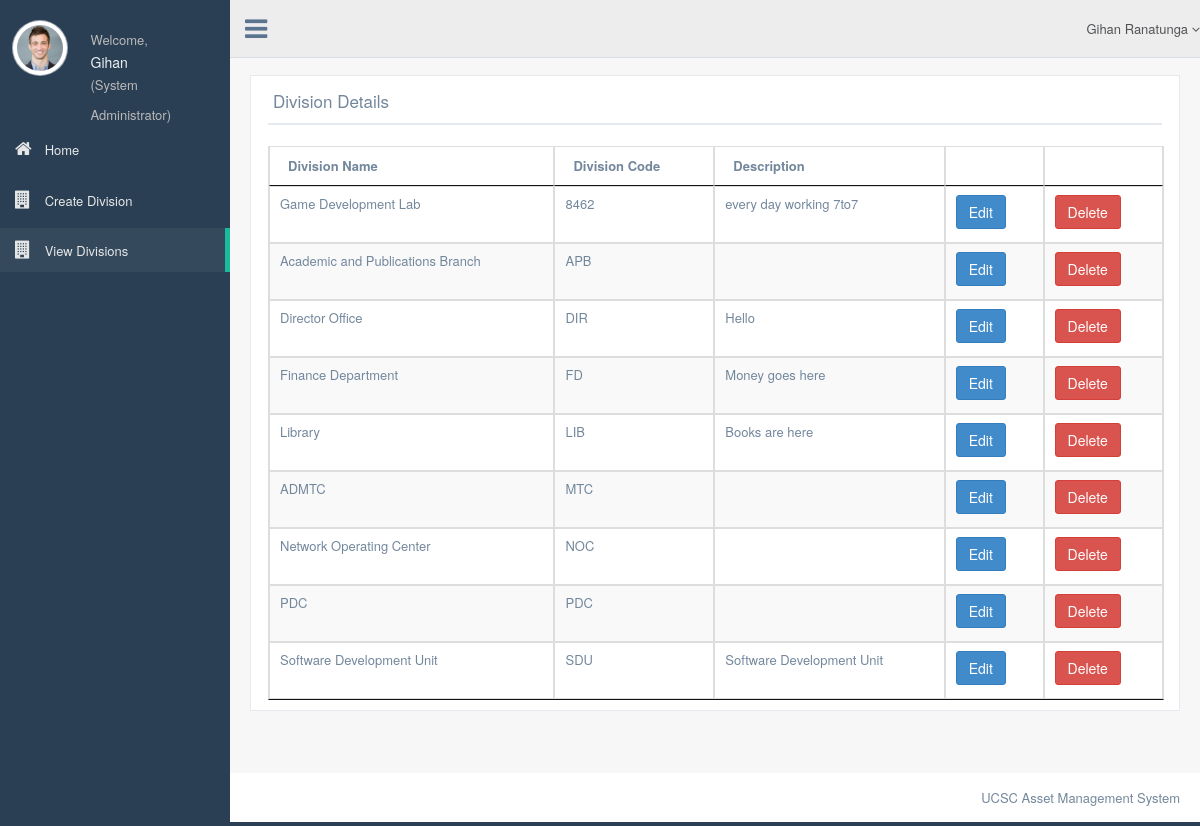
The app's page /divisionDetails.php (signed in) with its own data.
### tables this page shows
CREATE TABLE `division` (
  `Division_Code` varchar(4) NOT NULL,
  `Division_Name` varchar(60) NOT NULL,
  `Description` text
);

### server_access.php (called while the page is built, shortened)
<?php
class dbConnect
{
    private static $instance = NULL;
    private function __construct(){
        $this->dbh=new mysqli(DB_HOST, DB_USER, DB_PASSWORD, DB_DATABASE);
        return $this->dbh;
    }
    public static function connect(){
        if (self::$instance == NULL){
            self::$instance = new dbConnect();
        }
        return self::$instance;
    }
}

### function.php (called while the page is built, shortened)
<?php
include "server_access.php";
class FAssetClerk{
   function retrieve_user_level_name($user_level){
       $level_array = array('asset_clerk' => "Asset Clerk", 'dp_registrar'=>'Deputy Registrar', 'div_asset_clerk' => "Divisional Asset Clerk", "bursar" => "Bursar", "system_admin" => "System Administrator", "temp_user" => "Temporary User");
       $level = $level_array[$user_level];
       return $level;
   }
}

### divisionDetails.php (the view, shortened to what this page needs)
<?php
require_once 'conection.php';
require "function.php";
$log = new FAssetClerk();
$user_details = $_SESSION['user_details']; $level = $log->retrieve_user_level_name($user_details['user_level']);
$first_name = $user_details['first_name'];
$last_name = $user_details['last_name'];
?>
<!DOCTYPE html>
<html lang="en">
<head>
  <link href="css/bootstrap.min.css" rel="stylesheet">
  <link href="fonts/css/font-awesome.min.css" rel="stylesheet">
  <link href="css/animate.min.css" rel="stylesheet">
  <link href="css/custom.css" rel="stylesheet">
  <link href="css/icheck/flat/green.css" rel="stylesheet">
  <link href="css/datatables/jquery.dataTables.min.css" rel="stylesheet" type="text/css" />
  <link href="css/datatables/buttons.bootstrap.min.css" rel="stylesheet" type="text/css" />
  <link href="css/datatables/fixedHeader.bootstrap.min.css" rel="stylesheet" type="text/css" />
  <link href="css/datatables/responsive.bootstrap.min.css" rel="stylesheet" type="text/css" />
  <link href="css/datatables/scroller.bootstrap.min.css" rel="stylesheet" type="text/css" />
</head>
<body class="nav-md">
  <div class="container body">
    <div class="main_container">
      <div class="col-md-3 left_col">
        <div class="left_col scroll-view">
          <div class="profile">
            <div class="profile_pic">
              <img src="images/img.jpg" alt="..." class="img-circle profile_img">
            </div>
            <div class="profile_info">
              <span>Welcome,</span>
              <h2><?php echo $first_name;?></h2>               <span>(<?php echo $level;?>)</span>
            </div>
          </div>
          <br />
          <div id="sidebar-menu" class="main_menu_side hidden-print main_menu">
            <div class="menu_section">
              <ul class="nav side-menu">
                <li><a href="sys_admin.php"><i class="fa fa-home"></i> Home </span></a></li>
                <li><a href="createDivision.php"><i class="fa fa-building"></i> Create Division </span></a></li>
                <li><a href="divisionDetails.php"><i class="fa fa-building"></i> View Divisions </span></a></li>
               </ul>
            </div>
          </div>
        </div>
      </div>
      <div class="top_nav">
        <div class="nav_menu">
          <nav class="" role="navigation">
            <div class="nav toggle">
              <a id="menu_toggle"><i class="fa fa-bars"></i></a>
            </div>
            <ul class="nav navbar-nav navbar-right">
			<li class="">
                <a href="javascript:;" class="user-profile dropdown-toggle" data-toggle="dropdown" aria-expanded="false">
                 <?php echo "$first_name $last_name" ;?>
                  <span class=" fa fa-angle-down"></span>
                </a>
              </li>
            </ul>
          </nav>
        </div>
      </div>
      <div class="right_col" role="main">
        <div class="">
          <div class="page-title">
          </div>
        <form name="editDivision" method="POST" action="editDivision.php">
          <div class="row">
            <div class="col-md-12 col-sm-12 col-xs-12">
              <div class="x_panel">
                <div class="x_title">
                  <h2> Division Details</h2>
                  <div class="clearfix"></div>
                </div>
                <div class="x_content">
                </div>
                  <table id="datatable" class="table table-striped table-bordered">
                    <thead>
                        <tr>
                            <th>Division Name</th>
                            <th>Division Code</th>
                            <th>Description</th>
                            <th> </th>
                            <th> </th>
                        </tr>
                    </thead>
                    <tbody>
                          <?php
                          mysqli_select_db($conn, "asset_manager");
                          $res= "SELECT Division_Name,Division_Code,Description FROM division";
                          $result= $conn->query($res);
                          ?>
                          <tr class="success">
                              <?php
                              if($result->num_rows > 0){
                                  $i=0;
                                  while($row= $result->fetch_assoc()){
                                      echo "<tr><td>".$row["Division_Name"]."</td>"."<td>".$row["Division_Code"]."</td>"."<td>".$row["Description"]."</td>";
                                      echo ("<td><a class='btn btn-primary' href='editDivision.php?Division_Code=".$row['Division_Code']."'><i class='icon-ok'></i>Edit</a></td>");
                                      echo ("<td><button class='btn btn-danger' data-toggle='modal' data-target='#myModal$i'><i class='icon-warning-sign'></i>
                                             Delete</a></button></td> </tr>");
                                      $i++;
                                  }
                              }else{
                                  echo "0 results";
                              }
                              ?>
                    </tbody>
                </div>
              </div>
            </div>
              </div>
      </div>
    </div>
  </div>
            <footer>
              <div class="pull-right">
                UCSC Asset Management System
              </div>
              <div class="clearfix"></div>
            </footer>
        <div id="custom_notifications" class="custom-notifications dsp_none">
          <div class="clearfix"></div>
        </div>
</body>
</html>

### records on screen
division: Division_Name "Game Development Lab", Division_Code "8462", Description "every day working 7to7"
division: Division_Name "Academic and Publications Branch", Division_Code "APB"
division: Division_Name "Director Office", Division_Code "DIR", Description "Hello"
division: Division_Name "Finance Department", Division_Code "FD", Description "Money goes here"
division: Division_Name "Library", Division_Code "LIB", Description "Books are here"
division: Division_Name "ADMTC", Division_Code "MTC"
division: Division_Name "Network Operating Center", Division_Code "NOC"
division: Division_Name "PDC", Division_Code "PDC"
division: Division_Name "Software Development Unit", Division_Code "SDU", Description "Software Development Unit"

### other values on screen
$first_name "Gihan"
$level "System Administrator"
$last_name "Ranatunga"
